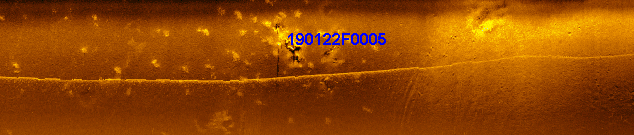
#> input picture cutwhole1.tif, 634 x 135 px
$ python testingCutWhole1.py
#> lines starting #> are read from the running program, lines starting #| are printed output that depends on the picture; after the words box and inside, x2 and y2 are one past the last pixel; in counts of white or black regions, pixels touching at a corner belong together
import cv2
import numpy as np

def merge_contours(bright_contours, dark_contours, max_neighbor_distance):
    merged_bright_contours = []
    unmerged_dark_contours = []
    unmerged_bright_contours = []

    for bright_contour in bright_contours:
        merged_bright = bright_contour
        merged = False
        updated_dark_contours = []  # New list to store dark contours without the contour being merged
        for dark_contour in dark_contours:
            merge_flag = False  # Flag to check if the dark contour is merged
            for point in dark_contour[:, 0]:
                pt = (int(point[0]), int(point[1]))  # Convert coordinates to integers
                dist = cv2.pointPolygonTest(bright_contour, pt, True)
                if dist > 0 and dist < max_neighbor_distance:
                    merged_bright = cv2.convexHull(np.concatenate((merged_bright, dark_contour)))
                    merge_flag = True
                    merged = True
                    break
            if not merge_flag:  # If the contour is not merged, add it to the updated dark contours list
                updated_dark_contours.append(dark_contour)
        dark_contours = updated_dark_contours  # Update dark_contours array after removing the merged contour
        if merged:
            merged_bright_contours.append(merged_bright)
        else:
            unmerged_bright_contours.append(bright_contour)

    unmerged_dark_contours = dark_contours
    return merged_bright_contours, unmerged_bright_contours, unmerged_dark_contours


def darkness(img, min_contour_area_threshold, max_contour_area_threshold):

    # Convert the image to grayscale
    img_gray = cv2.cvtColor(img, cv2.COLOR_BGR2GRAY)

    # Adjust contrast and brightness levels in the grayscale image
    alpha = 17
    beta = 10
    high_contrast_result = cv2.convertScaleAbs(img_gray, alpha=alpha, beta=beta)
    img_blur = cv2.GaussianBlur(high_contrast_result, (7, 7), 0)
    cv2.imshow('dark', img_blur)
    cv2.waitKey(0)

    # Canny Edge Detection
    edges_result = cv2.Canny(image=img_blur, threshold1=100, threshold2=200)
    contours, _ = cv2.findContours(edges_result, cv2.RETR_EXTERNAL, cv2.CHAIN_APPROX_SIMPLE)

    # Create a mask image
    mask = np.zeros_like(edges_result)
    cv2.drawContours(mask, contours, -1, (255), thickness=cv2.FILLED)

    # Dilate the mask to connect nearby regions
    dilated_mask = cv2.dilate(mask, None, iterations=3)
    contours, _ = cv2.findContours(dilated_mask, cv2.RETR_EXTERNAL, cv2.CHAIN_APPROX_SIMPLE)

    filtered_contours = [contour for contour in contours if min_contour_area_threshold <= cv2.contourArea(contour) <= max_contour_area_threshold]
    num_landmarks = len(filtered_contours)
    print("Number of Dark Landmarks:", num_landmarks)

    # Drawing the contours on the original image
    img_with_dark_contours = img.copy()
    cv2.drawContours(img_with_dark_contours, filtered_contours, -1, (0, 255, 0), 2)  # Draw green contours
    return img_with_dark_contours, filtered_contours

def brightness(img, min_contour_area_threshold, max_contour_area_threshold):

    img_gray = cv2.cvtColor(img, cv2.COLOR_BGR2GRAY)
    inverted_img_gray = 255 - img_gray

    # Adjust contrast and brightness levels in the inverted grayscale image
    alpha = 3
    beta = 40
    high_contrast_result = cv2.convertScaleAbs(inverted_img_gray, alpha=alpha, beta=beta)
    img_blur = cv2.GaussianBlur(high_contrast_result, (1, 1), 0)
    cv2.imshow('dark', img_blur)
    cv2.waitKey(0)

    # Canny Edge Detection
    edges_result = cv2.Canny(image=img_blur, threshold1=100, threshold2=200)
    contours, _ = cv2.findContours(edges_result, cv2.RETR_EXTERNAL, cv2.CHAIN_APPROX_SIMPLE)

    mask = np.zeros_like(edges_result)
    cv2.drawContours(mask, contours, -1, (255), thickness=cv2.FILLED)

    # Dilate the mask to connect nearby regions
    dilated_mask = cv2.dilate(mask, None, iterations=3)
    contours, _ = cv2.findContours(dilated_mask, cv2.RETR_EXTERNAL, cv2.CHAIN_APPROX_SIMPLE)

    filtered_contours = [contour for contour in contours if min_contour_area_threshold <= cv2.contourArea(contour) <= max_contour_area_threshold]
    num_landmarks = len(filtered_contours)
    print("Number of Bright Landmarks:", num_landmarks)

    # Drawing the contours on the original image
    img_with_bright_contours = img.copy()
    cv2.drawContours(img_with_bright_contours, filtered_contours, -1, (255, 0, 0), 2)  # Draw blue contours
    return img_with_bright_contours, filtered_contours

if __name__ == "__main__":
    img = cv2.imread('cutwhole1.tif')
#> img is the input picture: shape (135, 634, 3); mean B, G, R 1.6, 70.4, 147.4
    h, w, c = img.shape
#> h = 135; w = 634; c = 3
    img = cv2.resize(img, (w*2,h*2))
#> img: shape (270, 1268, 3)
    #min_dark_contour_area_threshold = int(input("Enter the minimum contour area threshold for dark regions: "))
    #max_dark_contour_area_threshold = int(input("Enter the maximum contour area threshold for dark regions: "))
    min_dark_contour_area_threshold = 50 #200
    max_dark_contour_area_threshold = 1500 #2500
    dark_result, dark_contours = darkness(img, min_dark_contour_area_threshold, max_dark_contour_area_threshold)
#> in darkness, `img_gray = cv2.cvtColor(img, cv2.COLOR_BGR2GRAY)`:
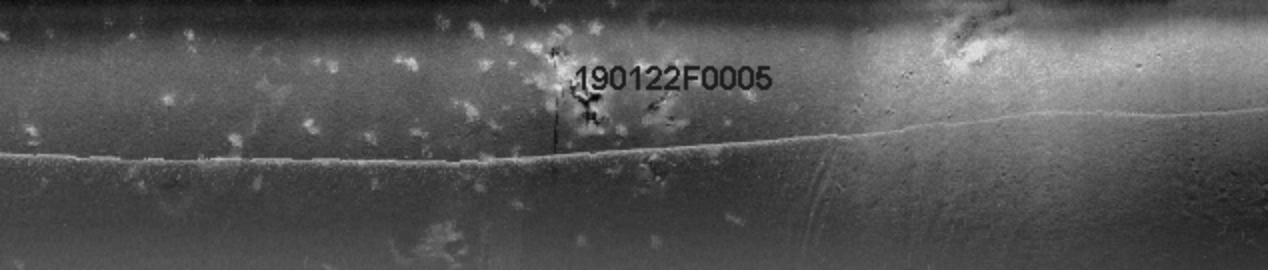
#> img_gray: shape (270, 1268); min 5, max 223, mean 85.5
#> in darkness, `edges_result = cv2.Canny(image=img_blur, threshold1=100, threshold2=200)`:
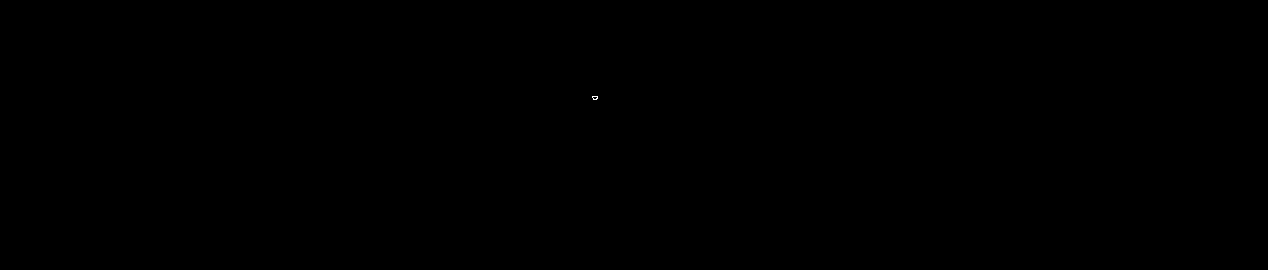
#> edges_result: shape (270, 1268); 0% white in thin lines or dots, all inside (x1, y1, x2, y2) = (592, 96, 598, 100)
#> in darkness, `contours, _ = cv2.findContours(edges_result, cv2.RETR_EXTERNAL, cv2.CH..`: contours = 1 item
#> in darkness, `cv2.drawContours(mask, contours, -1, (255), thickness=cv2.FILLED)`: mask: shape (270, 1268); 0.01% white; 1 white region, box (x1, y1, x2, y2) and area: (592, 96, 598, 100) 21
#> in darkness, `dilated_mask = cv2.dilate(mask, None, iterations=3)`: dilated_mask: shape (270, 1268); 0.03% white; 1 white region, box (x1, y1, x2, y2) and area: (589, 93, 601, 103) 117
#> in darkness, `num_landmarks = len(filtered_contours)`: num_landmarks = 1
#| Number of Dark Landmarks: 1
#> in darkness, `cv2.drawContours(img_with_dark_contours, filtered_contours, -1, (0, 25..`:
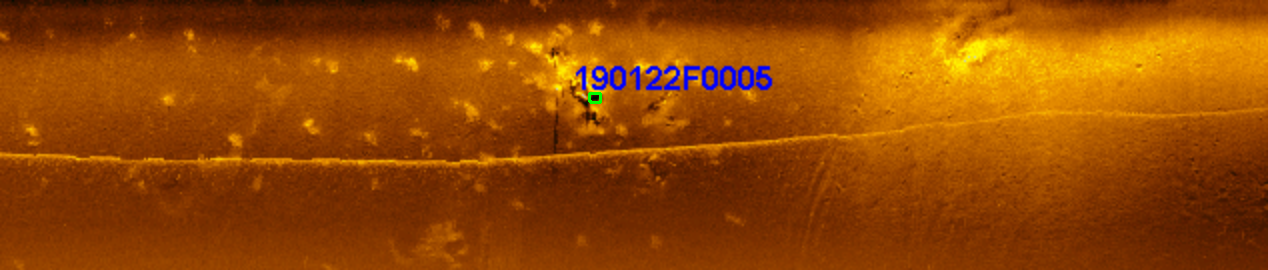
#> img_with_dark_contours: shape (270, 1268, 3); mean B, G, R 1.6, 70.4, 147.3
#> dark_contours = 1 item
    cv2.imshow('dark', dark_result)
    cv2.waitKey(0)

    #min_bright_contour_area_threshold = int(input("Enter the minimum contour area threshold for bright regions: "))
    #max_bright_contour_area_threshold = int(input("Enter the maximum contour area threshold for bright regions: "))
    min_bright_contour_area_threshold = 200 #260
    max_bright_contour_area_threshold = 600 #1000
    bright_result, bright_contours = brightness(img, min_bright_contour_area_threshold, max_bright_contour_area_threshold)
#> in brightness, `inverted_img_gray = 255 - img_gray`:
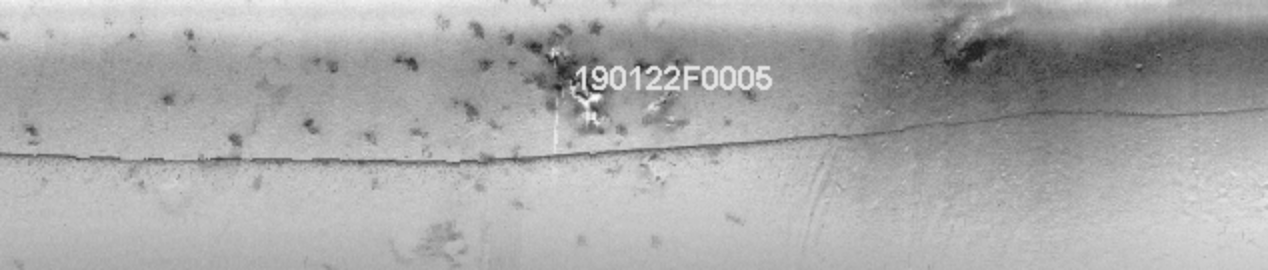
#> inverted_img_gray: shape (270, 1268); min 32, max 250, mean 169.5
#> in brightness, `high_contrast_result = cv2.convertScaleAbs(inverted_img_gray, alpha=al..`:
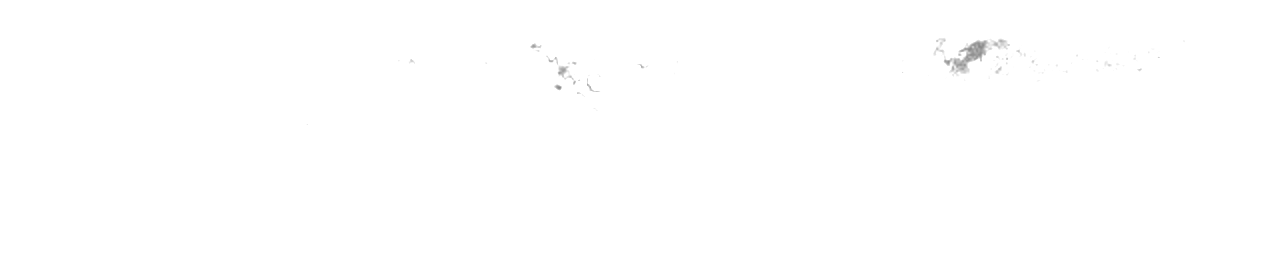
#> high_contrast_result: shape (270, 1268); min 136, max 255, mean 254.8
#> in brightness, `edges_result = cv2.Canny(image=img_blur, threshold1=100, threshold2=200)`: edges_result: shape (270, 1268); 0.21% white in thin lines or dots, all inside (x1, y1, x2, y2) = (410, 38, 1142, 94)
#> in brightness, `contours, _ = cv2.findContours(edges_result, cv2.RETR_EXTERNAL, cv2.CH..`: contours = 27 contours, 21 with area under 20; largest, box (x1, y1, x2, y2) and area: (991, 39, 1010, 50) 102, (949, 47, 987, 76) 40, (558, 66, 576, 84) 35, (933, 47, 945, 56) 33, (995, 66, 1002, 74) 24, (555, 85, 562, 90) 20
#> in brightness, `dilated_mask = cv2.dilate(mask, None, iterations=3)`: dilated_mask: shape (270, 1268); 1.3% white; 11 white regions
#> in brightness, `contours, _ = cv2.findContours(dilated_mask, cv2.RETR_EXTERNAL, cv2.CH..`: contours = 11 contours; largest, box (x1, y1, x2, y2) and area: (930, 35, 1013, 79) 2005, (543, 52, 580, 93) 758, (574, 75, 603, 97) 306, (992, 56, 1011, 77) 182, (528, 41, 545, 52) 145
#> in brightness, `filtered_contours = [contour for contour in contours if min_contour_ar..`: filtered_contours = 1 contour; box (x1, y1, x2, y2) and area: (574, 75, 603, 97) 306
#> in brightness, `num_landmarks = len(filtered_contours)`: num_landmarks = 1
#| Number of Bright Landmarks: 1
#> in brightness, `cv2.drawContours(img_with_bright_contours, filtered_contours, -1, (255..`:
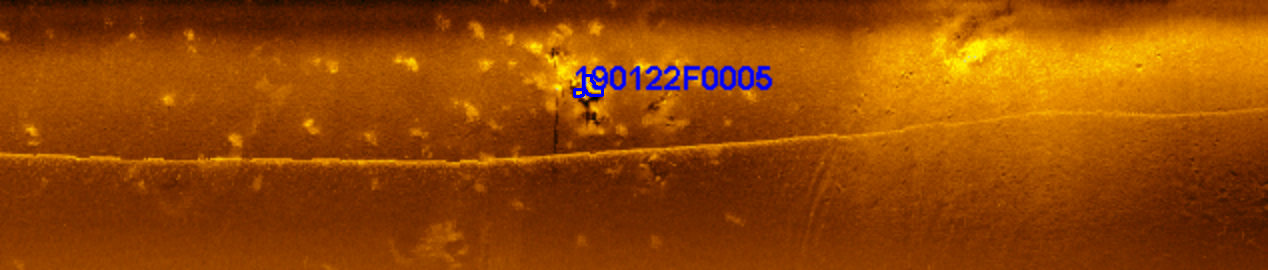
#> img_with_bright_contours: shape (270, 1268, 3); mean B, G, R 1.8, 70.3, 147.3
#> bright_contours has the same summary as filtered_contours in brightness
    cv2.imshow('bright', bright_result)
    cv2.waitKey(0)

    # Merge contours
    max_neighbor_distance = 5
    merged_bright_contours, unmerged_bright_contours, unmerged_dark_contours = merge_contours(bright_contours, dark_contours, max_neighbor_distance)
#> the loop in merge_contours, `for bright_contour in bright_contours:` made 1 pass
#> after the loop in merge_contours, `for bright_contour in bright_contours:`: merged_bright_contours = 1 contour; box (x1, y1, x2, y2) and area: (574, 75, 603, 103) 570; unmerged_bright_contours = []
#> unmerged_bright_contours = []; unmerged_dark_contours = []

    # Combine all contours into a single list
    all_contours = merged_bright_contours + unmerged_bright_contours + unmerged_dark_contours
#> all_contours has the same summary as merged_bright_contours in merge_contours

    # Filter contours based on minimum area threshold
    filtered_contours = [contour for contour in all_contours if cv2.contourArea(contour) >= 50 and cv2.contourArea(contour) < 2000]#570
#> filtered_contours has the same summary as merged_bright_contours in merge_contours
    overlaid_img = img.copy()
    num_landmarks = len(filtered_contours)
#> num_landmarks = 1
    print("Number of Landmarks:", num_landmarks)
#| Number of Landmarks: 1
    cv2.drawContours(overlaid_img, filtered_contours, -1, (0, 255, 0), 2)  # Draw filtered contours
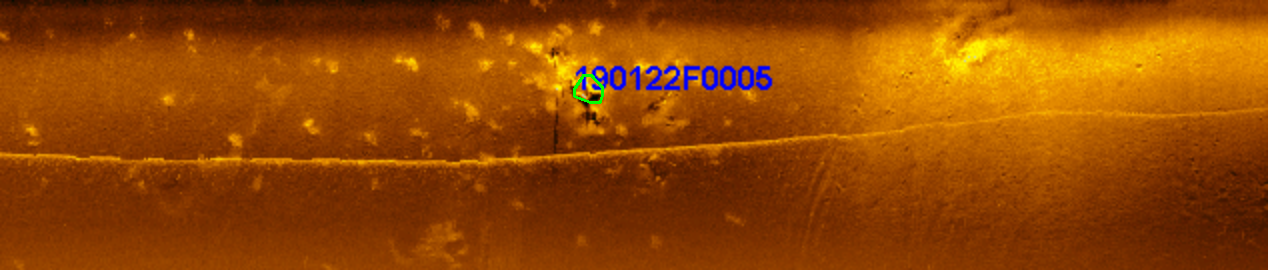
#> overlaid_img: shape (270, 1268, 3); mean B, G, R 1.6, 70.5, 147.3
    cv2.imshow('Overlayed Result', overlaid_img)
    cv2.waitKey(0)
    cv2.destroyAllWindows()
